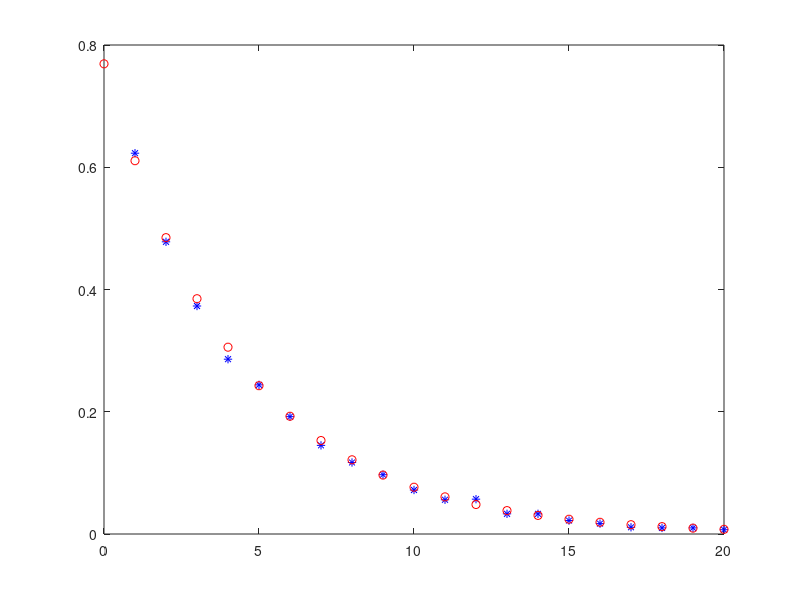

Write MATLAB code to recreate this figure.
clear all;
N=1000;
teta=0.3;
Z=0;
F=zeros(1,20);
for u=1:20
    Z=0;
    for i=1:N
        K=geornd(teta/(1+teta));
        X=exprnd(1,1,K);
        if sum(X)>u
            Z=Z+1;
        end
        F(u)=Z/N;
    end
end
plot(F,'b*')
hold on
u = [0:20];
psi = (1/1.3) * exp(((-0.3/1.3) * u));
plot(u,psi, 'ro')